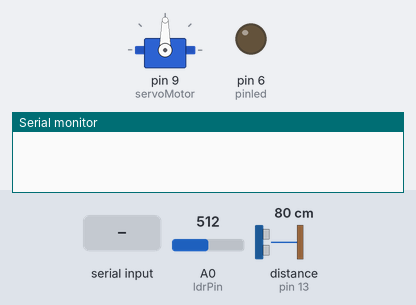
Simulated run of this sketch. Board: Arduino Uno, built with avr-gcc and run on an emulated ATmega328P. On the bench: servo, output pins drawn as LEDs (lit = HIGH), the last lines printed to the serial monitor. The inputs (shaded band) are chosen by the test bench; at power-on: distance to the obstacle (sensor on pin 13) 80 cm, A0 (ldrPin) = 512. The echo pulse lasts 58.3 µs per cm; pins used as bus, display or sensor lines are not drawn.

Above: at 1.2 s.
1.3 s: "ACTIVAR_LUZ\n" received over Serial
At 2.0 s:
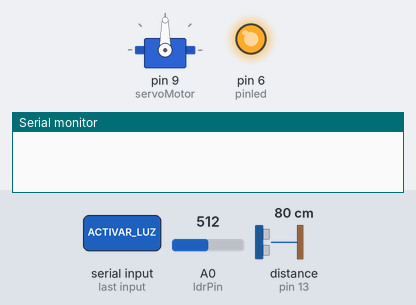
2.8 s: "DESACTIVAR_LUZ\n" received over Serial
At 3.3 s:
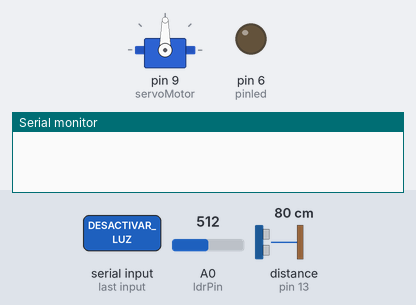
4.3 s: "ACTIVAR_PUERTA\n" received over Serial
6.2 s: distance to the obstacle (sensor on pin 13) set to 12 cm
9.2 s: distance to the obstacle (sensor on pin 13) set to 9 cm
At 10.4 s:
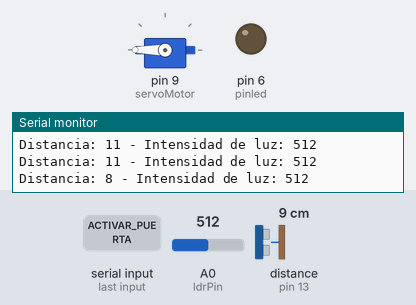
10.7 s: "ACTIVAR_LUZ\n" received over Serial
At 12.8 s:
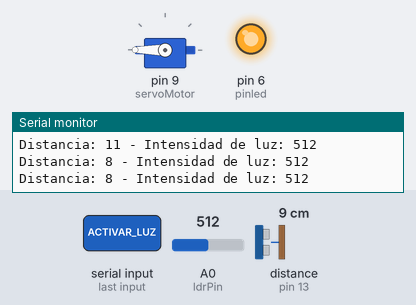
Timing chart, 0 to 14.3 s (numbered marks = the images above; inputs shaded):
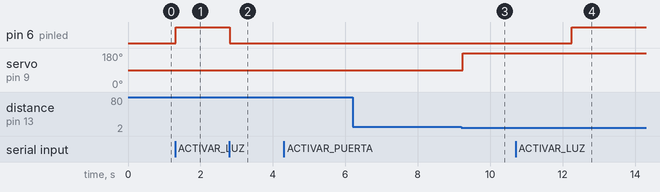

The sketch:

Prueba.ino
```cpp
#include <Servo.h>

int ldrPin = A0;
int pinled = 6;
int echo = 13;
int triger = 12;

Servo servoMotor;

bool controlLuz = false;   // Control del LED
bool controlPuerta = false; // Control del servo

void setup() {
  Serial.begin(9600);
  pinMode(echo, INPUT);
  pinMode(triger, OUTPUT);
  pinMode(pinled, OUTPUT);
  digitalWrite(pinled, LOW);
  servoMotor.attach(9);
  servoMotor.write(90);
}

void loop() {

  if (Serial.available()) {
    String comando = Serial.readStringUntil('\n');
    if (comando == "ACTIVAR_LUZ") {
      controlLuz = true;
    } else if (comando == "DESACTIVAR_LUZ") {
      controlLuz = false;
      digitalWrite(pinled, LOW);
    } else if (comando == "ACTIVAR_PUERTA") {
      controlPuerta = true;
    } else if (comando == "DESACTIVAR_PUERTA") {
      controlPuerta = false;
      servoMotor.write(90); // Cierra la puerta
    }
  }


  int intensidadLuminosidad = analogRead(ldrPin);

  if (controlLuz && intensidadLuminosidad > 400) {
    digitalWrite(pinled, HIGH);
  } else {
    digitalWrite(pinled, LOW);
  }


  if (controlPuerta) {
    int tiempoEcho;
    int distancia;


    digitalWrite(triger, HIGH);
    delayMicroseconds(10);
    digitalWrite(triger, LOW);
    tiempoEcho = pulseIn(echo, HIGH);
    distancia = tiempoEcho / 59;

    Serial.print("Distancia: ");
    Serial.print(distancia);
    Serial.print(" - Intensidad de luz: ");
    Serial.println(intensidadLuminosidad);


    if (distancia < 10) {
      servoMotor.write(180);
      delay(3000);
      servoMotor.write(90);
    }
  }
}
```

Measured:
- the behaviour switches between 11 and 10 cm on distance to the obstacle (sensor on pin 13) (found by bisection; images 2 and 3)
- after the input at 1.3 s, pin 6 (pinled): LOW → HIGH at once
- after the input at 2.8 s, pin 6 (pinled): HIGH → LOW at once
- after the input at 9.2 s, servo on pin 9 (servoMotor): 90° → 180° at once
- after the input at 10.7 s, pin 6 (pinled): LOW → HIGH after 1.5 s
